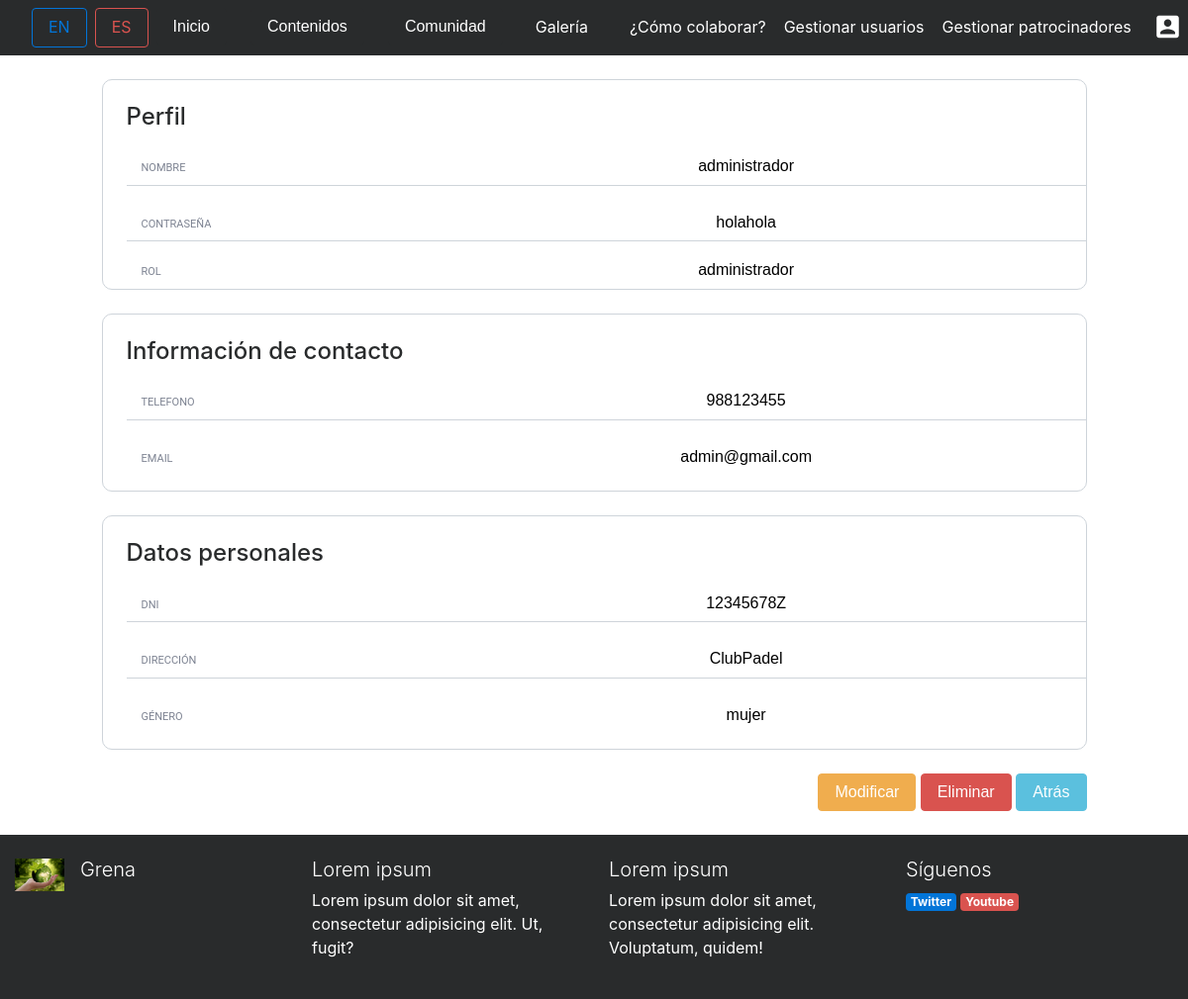
/index.php?controller=users&action=view&id=1 (signed in), run on the app's committed database.
### tables this page shows
CREATE TABLE IF NOT EXISTS USUARIO(
		ID_USUARIO INT(10) AUTO_INCREMENT,
		USERNAME VARCHAR(255) NOT NULL UNIQUE,
		DNI VARCHAR(255) NOT NULL UNIQUE,
		TELEFONO VARCHAR(11) NOT NULL UNIQUE, 
		EMAIL VARCHAR(255) NOT NULL UNIQUE,
		DIRECCION VARCHAR(255) NOT NULL,
		GENERO ENUM("mujer","hombre") ,
		PASSWD VARCHAR(255) NOT NULL,
		ROL ENUM("usuario","administrador") DEFAULT "usuario",
		
		CONSTRAINT PK_USUARIO PRIMARY KEY(ID_USUARIO)

	);

### core/ViewManager.php (called while the page is built, shortened)
<?php
class ViewManager {
	private $variables = array();
	public function setVariable($varname, $value, $flash=false) {
		$this->variables[$varname] = $value;
	}
	public function getVariable($varname, $default=NULL) {
		if (!isset($this->variables[$varname])) {
			return $default;
		}
		return $this->variables[$varname];
	}
	public function render($controller, $viewname) {
		include(__DIR__."/../view/$controller/$viewname.php");
	}
	private static $viewmanager_singleton = NULL;
	public static function getInstance() {
		if (self::$viewmanager_singleton == null) {
			self::$viewmanager_singleton = new ViewManager();
		}
		return self::$viewmanager_singleton;
	}
}

### controller/UsersController.php (called while the page is built, shortened)
<?php
require_once(__DIR__."/../core/ViewManager.php");
require_once(__DIR__."/../model/User.php");
require_once(__DIR__."/../model/UserMapper.php");
class UsersController extends BaseController {
	private $userMapper;
	public function __construct() {
		$this->userMapper = new UserMapper();
		$this->view->setLayout("default");
	}
	public function view(){
		$userid = $_GET["id"];
		$user= $this->userMapper->findById($userid);
		$this->view->setVariable("usuario", $user);
		$this->view->render("users", "view");
	}
}

### index.php (called while the page is built, shortened)
<?php
function run() {
	try {
		$controller = loadController($_GET["controller"]);
		$actionName = $_GET["action"];
		$controller->$actionName();
	} catch(Exception $ex) {
		die("An exception occured!!!!!".$ex->getMessage());
	}
}
function loadController($controllerName) {
	return new $controllerClassName();
}
run();
?>

### model/User.php (called while the page is built, shortened)
<?php
class User {
	private $email;
	private $passwd;
	private $username;
	private $dni;
	private $telefono;
	private $direccion;
	private $genero;
	private $rol;
	public function __construct($id=NULL,$username=NULL, $dni=NULL,$telefono=NULL,$email=NULL,$direccion=NULL,$genero=NULL,$passwd=NULL,$rol=NULL) {
		$this->id = $id;
		$this->email = $email;
		$this->passwd = $passwd;
		$this->username = $username;
		$this->dni = $dni;
		$this->telefono = $telefono;
		$this->direccion = $direccion;
		$this->genero = $genero;
		$this->rol = $rol;
	}
	public function getId() {
		return $this->id;
	}
	public function getEmail() {
		return $this->email;
	}
	public function getPasswd() {
		return $this->passwd;
	}
	public function getUsername() {
		return $this->username;
	}
	public function getDni() {
		return $this->dni;
	}
	public function getTelefono() {
		return $this->telefono;
	}
	public function getDireccion() {
		return $this->direccion;
	}
	public function getGenero() {
		return $this->genero;
	}
	public function getRol() {
		return $this->rol;
	}
}

### model/UserMapper.php (called while the page is built, shortened)
<?php
require_once(__DIR__."/../core/PDOConnection.php");
class UserMapper {
	private $db;
	public function __construct() {
		$this->db = PDOConnection::getInstance();
	}
	public function findById($userid){
		$stmt = $this->db->prepare("SELECT * FROM USUARIO WHERE ID_USUARIO=?");
		$stmt->execute(array($userid));
		$usuario = $stmt->fetch(PDO::FETCH_ASSOC);
		if($usuario != null) {
			return new User(
			$usuario["ID_USUARIO"],
			$usuario["USERNAME"],
			$usuario["DNI"],
			$usuario["TELEFONO"],
			$usuario["EMAIL"],
			$usuario["DIRECCION"],
			$usuario["GENERO"],
			$usuario["PASSWD"],
			$usuario["ROL"],);
		} else {
			return NULL;
		}
	}
}

### core/PDOConnection.php (called while the page is built)
<?php
class PDOConnection {
	private static $dbhost = "127.0.0.1";
	private static $dbname = "GRENA";
	private static $dbuser = "grena";
	private static $dbpass = "grena21";
	private static $db_singleton = null;
	public static function getInstance() {
		if (self::$db_singleton == null) {
			self::$db_singleton = new PDO(
			"mysql:host=".self::$dbhost.";dbname=".self::$dbname.";charset=utf8",
			self::$dbuser,
			self::$dbpass,
			array(
				PDO::ATTR_EMULATE_PREPARES => false,
				PDO::ATTR_ERRMODE => PDO::ERRMODE_EXCEPTION
			)
		);
	}
	return self::$db_singleton;
}
}
?>

### view/users/view.php (the view, shortened to what this page needs)
<?php
require_once(__DIR__."/../../core/ViewManager.php");
$view = ViewManager::getInstance();
$user= $view->getVariable("usuario");
?>
<div class="row">
        <div class="col-sm-12 col-md-10 ml-auto mr-auto mt-4 mb-4">
            <form>
                <div class="divShowCurrent">
                    <h4 class="ml-4 mt-4 mb-4">Perfil</h4>
                    <div class="divLabelInput ml-4">
                        <label class="labelShowCurrent col-4" for="inputNombre">NOMBRE</label>
                        <input class="quitarReadOnly inputShowCurrent ml-3 col-7" id="inputNombre" name="name" type="text" value="<?=$user->getUsername()?>" readonly>
                    </div>
                    <div class="divLabelInput ml-4 mb-3 mt-4">
                        <label class="labelShowCurrent col-4" for="inputPass">CONTRASEÑA</label>
                        <input class="quitarReadOnly inputShowCurrent ml-3 col-7" id="inputPass" name="passwd" type="text" value="<?=$user->getPasswd()?>" placeholder="..............." readonly>
                    </div>
                    <div class=" ml-4">
                        <label class="labelShowCurrent col-4" for="inputNombre">ROL</label>
                        <input class="quitarReadOnly inputShowCurrent ml-3 col-7" id="inputNombre" name="rol" type="text" value="<?=$user->getRol()?>" readonly>
                    </div>
                </div>
                <div class="divShowCurrent mt-4">
                    <h4 class="ml-4 mt-4 mb-4">Información de contacto</h4>
                    <div class="divLabelInput ml-4">
                        <label class="labelShowCurrent col-4" for="inputNombre">TELEFONO</label>
                        <input class="quitarReadOnly inputShowCurrent ml-3 col-7" id="inputNombre" name="telf" type="text" value="<?=$user->getTelefono()?>" readonly>
                    </div>
                    <div class="ml-4 mb-3 mt-4">
                        <label class="labelShowCurrent col-4" for="inputPass">EMAIL</label>
                        <input class="quitarReadOnly inputShowCurrent ml-3 col-7" id="inputPass" name="email" type="email" value="<?=$user->getEmail()?>" readonly>
                    </div>
                </div>
                <div class="divShowCurrent mt-4">
                    <h4 class="ml-4 mt-4 mb-4">Datos personales</h4>
                    <div class="divLabelInput ml-4">
                        <label class="labelShowCurrent col-4" for="inputNombre">DNI</label>
                        <input class="inputShowCurrent ml-3 col-7" id="inputNombre" type="text" value="<?=$user->getDni()?>" readonly>
                    </div>
                    <div class="divLabelInput ml-4 mt-4">
                        <label class="labelShowCurrent col-4" for="inputPass">DIRECCIÓN</label>
                        <input class="quitarReadOnly inputShowCurrent ml-3 col-7" id="inputPass" name="direccion" type="text" value="<?=$user->getDireccion()?>" readonly>
                    </div>
                    <div class="ml-4 mb-3 mt-4">
                        <label class="labelShowCurrent col-4" for="inputPass">GÉNERO</label>
                        <input class="inputShowCurrent ml-3 col-7" id="inputPass" type="text" value="<?=$user->getGenero()?>" readonly>
                    </div>
                </div>
                <div class="text-right  mt-4">
                <button type="button" class="btn btn-warning" onclick="window.location.href='index.php?controller=users&amp;action=edit&amp;id=<?=$user->getId() ;?>'">Modificar</button>
        <button type="button" class="btn btn-danger" data-toggle="modal" data-target="#modalDeleteUser<?=$user->getId() ;?>">Eliminar</button>
        <button type="button" class="btn btn-info" onclick="window.location.href='index.php?controller=users&amp;action=showall'">Atrás</button>
                </div>
            </form>
        </div>
</div>

### css/style.css (style rules this page uses)
.divShowCurrent { border: 1px solid #ced4da; border-radius: 10px; }
.divLabelInput { border-bottom: 1px solid #ced4da; }
.inputShowCurrent { text-align: center; border: none; }
.labelShowCurrent { font-family: 'Roboto', sans-serif; color: #7c8291; font-size: 11px; }

### data on the page
usuario: name "administrador", passwd "holahola", rol "administrador", telf "988123455", email "admin@gmail.com", DNI "12345678Z", direccion "ClubPadel", GENERO "mujer"

### other printed values
i18n("Inicio") "Inicio"
i18n("Contenidos") "Contenidos"
i18n("Comunidad") "Comunidad"
i18n("Galería") "Galería"
i18n("¿Cómo colaborar?") "¿Cómo colaborar?"
i18n("Gestionar usuarios") "Gestionar usuarios"
i18n("Gestionar patrocinadores") "Gestionar patrocinadores"
